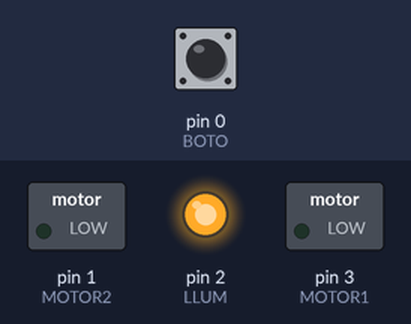
A sketch run on a simulated Arduino Uno, built with avr-gcc and run on an emulated ATmega328P. Shown: switched loads named in the sketch (green lamp = pin HIGH), output pins drawn as LEDs (lit = HIGH). Dashed ring = blinking. The inputs (shaded band) are chosen by the test bench; at power-on: pin 0 (BOTO) HIGH.

Above: at 1.7 s.
1.8 s: pin 0 (BOTO) pulled LOW for 0.15 s
At 4.1 s:
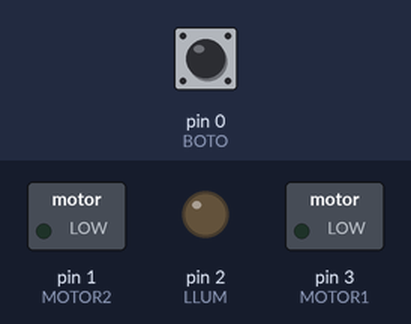
4.9 s: pin 0 (BOTO) pulled LOW for 3.2 s
At 10.9 s:
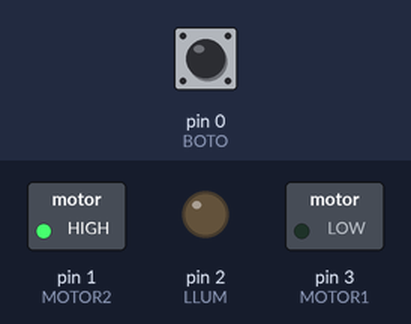
11.1 s: pin 0 (BOTO) pulled LOW for 1 s
At 11.75 s:
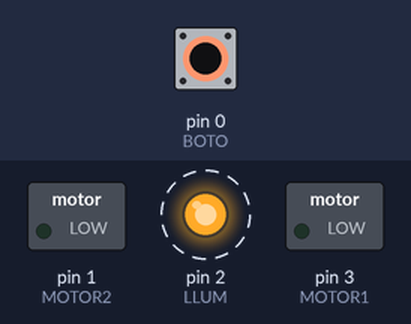
14.3 s: pin 0 (BOTO) pulled LOW for 0.15 s
At 18.1 s:
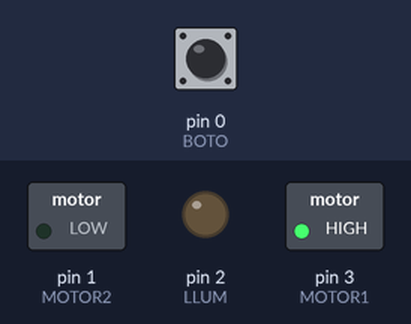
Timing chart, 0 to 18.4 s (numbered marks = the images above; inputs shaded):
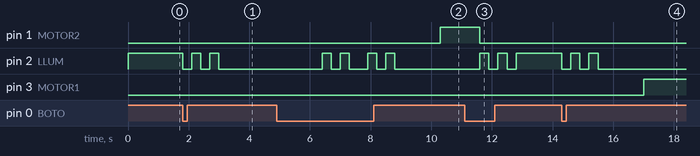

The sketch:

Motor_rentadora.ino
```cpp
#define BOTO    0     // Polsador entre GND (pin 8) i GPIO0 (pin 6)
#define LLUM    2     // Led blau entre Vcc +3,3V (pin 1) i GPIO2 (pin 7) amb resistència de 470 Ohms
#define MOTOR1  3     // Motor controlat amb L272M que té dos operacionals, per alimentar-lo amb +5V i -5V per canviar el sentit de gir
#define MOTOR2  1     // Alimentat entre GND (pin 8) i +5V (pin 3 modificat). Control per GPIO3 (pin 5)i GPIO1 (pin 4)

#define TEMPS_RENTAT   60000    // Definim un cicle de rentat de 1 minuts = 60.000 ms
#define CANVI_GIR      5000     // Cada 5 seg canviarem el sentit de gir
#define PAUSA_GIR      1000     // A cada canvi de gir farem una pausa de 1 seg

int rentadora = false;
unsigned long temps_inici = 0;
unsigned long temps_gir = 0;
int premut_stop = false;
int sentit_gir = true;

void setup() {
    pinMode(BOTO, INPUT);    // inicialitzem el pin digital com a entrada (INPUT)
    pinMode(LLUM, OUTPUT);     digitalWrite(LLUM, HIGH);    // inicialitzem el pin digital com a sortida (OUTPUT) i el posem en estat apagat
    pinMode(MOTOR1, OUTPUT);   digitalWrite(MOTOR1, LOW);
    pinMode(MOTOR2, OUTPUT);   digitalWrite(MOTOR2, LOW);   // igual pel motor, el posem en aturat
    delay(500);
}

void loop() {
    if (digitalRead(BOTO) == LOW) {
        if (rentadora == true) premut_stop = true;
        if (rentadora == false) {
            digitalWrite(LLUM, LOW);    delay(300);
            digitalWrite(LLUM, HIGH);   delay(300);
            digitalWrite(LLUM, LOW);    delay(300);
            digitalWrite(LLUM, HIGH);   delay(300);
            digitalWrite(LLUM, LOW);
            rentadora = true;
            temps_inici = millis();
            temps_gir = 0;
        }
        delay(500);    // retard per evitar rebots del polsador
    }
    if (rentadora == true) {
        if ((millis() - temps_gir) > CANVI_GIR) {
            if (sentit_gir == true) {
                digitalWrite(MOTOR2, LOW);
                delay(PAUSA_GIR);
                digitalWrite(MOTOR1, HIGH);
                digitalWrite(MOTOR2, LOW);
            }
            else {
                digitalWrite(MOTOR1, LOW);
                delay(PAUSA_GIR);
                digitalWrite(MOTOR1, LOW);
                digitalWrite(MOTOR2, HIGH);
            }
            temps_gir = millis();
            sentit_gir = !sentit_gir;
        }
        if (((millis() - temps_inici) > TEMPS_RENTAT) || (premut_stop == true)) {
            digitalWrite(MOTOR1, LOW);
            digitalWrite(MOTOR2, LOW);
            digitalWrite(LLUM, HIGH);   delay(300);
            digitalWrite(LLUM, LOW);    delay(300);
            digitalWrite(LLUM, HIGH);   delay(300);
            digitalWrite(LLUM, LOW);    delay(300);
            digitalWrite(LLUM, HIGH);
            rentadora = false;
            premut_stop = false;
        }
    }
}
```

Measured:
- after the input at 1.8 s, pin 2 (LLUM): alternates HIGH for 0.30 s and LOW for 0.30 s, 5 changes in all, then stays LOW, starting at once
- after the input at 4.9 s, pin 1 (MOTOR2): LOW → HIGH after 5.4 s; pin 2 (LLUM): LOW → HIGH after 1.5 s, → LOW 0.30 s later, → HIGH 0.30 s later, → LOW 0.30 s later, … (8 changes in this stretch); pin 3 (MOTOR1): stays LOW (without the input it goes to HIGH after 1.1 s)
- after the input at 11.1 s, pin 1 (MOTOR2): HIGH → LOW after 0.50 s; pin 2 (LLUM): alternates HIGH for 0.30 s and LOW for 0.30 s, 5 changes in all, then stays HIGH, starting after 0.50 s
- after the input at 14.3 s, pin 2 (LLUM): alternates HIGH for 0.30 s and LOW for 0.30 s, 5 changes in all, then stays LOW, starting at once; pin 3 (MOTOR1): LOW → HIGH after 2.7 s
